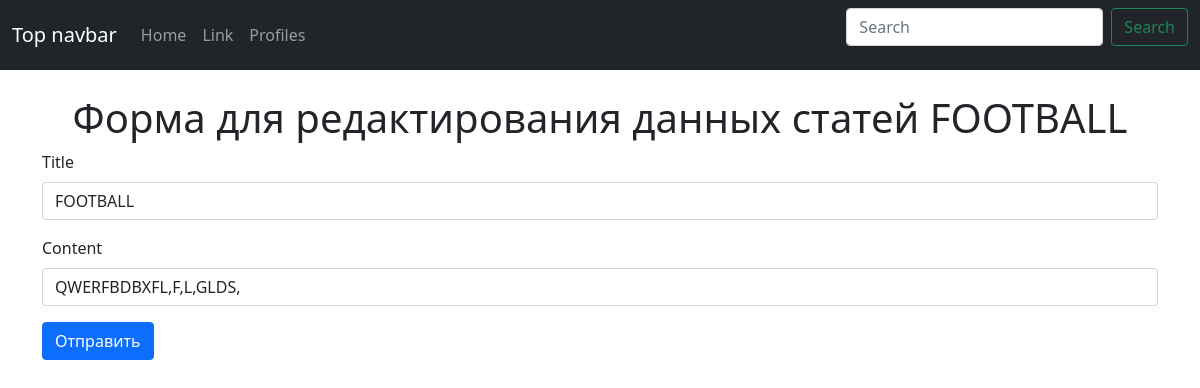
Page /articles/2/edit/ on the earlier database version.
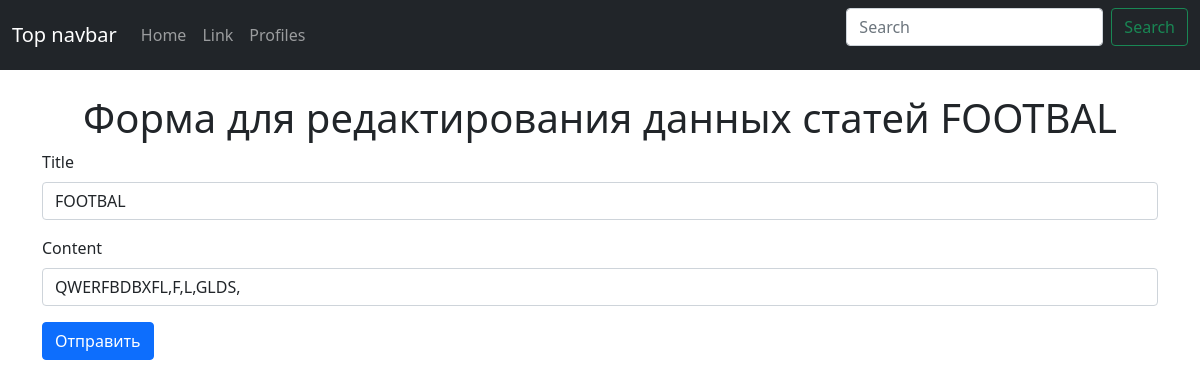
Same page on the later database version.
### home/models.py (models this page shows, shortened)
class Article(models.Model):
    title = models.CharField(max_length=50)
    content = models. TextField()
    author = models.ForeignKey(User, on_delete=models.SET_NULL, null=True, blank=True)

### home/views.py (the view)
# urls.py: path('articles/<int:pk>/edit/', views.ArticleUpdateView.as_view(), name="edit_article")
class ArticleUpdateView(UpdateView):
    model = Article
    slug_field = "title"
    slug_url_kwarg = "title"
    template_name = "edit_article.html"
    success_url = "/articles/"
    context_object_name = "article"
    fields = ['title', 'content', 'author']

### templates/edit_article.html (shortened to what this page needs)
{% extends 'base.html'%}
{% load static %}
{%block detail%}
    <h1 style="text-align: center">Форма для редактирования данных статей {{ article.title }}</h1>
    <div class="container">
        <div class="row">
            <form method="POST">
                <div class="mb-3">
                  <label for="title" class="form-label">Title</label>
                  <input name="title" type="text" class="form-control" id="title" placeholder="Example input placeholder" value="{{ article.title }}">
                </div>
                <div class="mb-3">
                  <label for="content" class="form-label">Content</label>
                  <input name="content" type="text" class="form-control" id="content" placeholder="Another input placeholder" value="{{ article.content }}">
                </div>
                <div class="col-12">
                    <button type="submit" class="btn btn-primary">Отправить</button>
                </div>
            </form>
        </div>
    </div>
{%endblock%}

Differences in the rows shown:
changed Article "QWERFBDBXFL,F,L,GLDS,": title "FOOTBALL" → "FOOTBAL"
